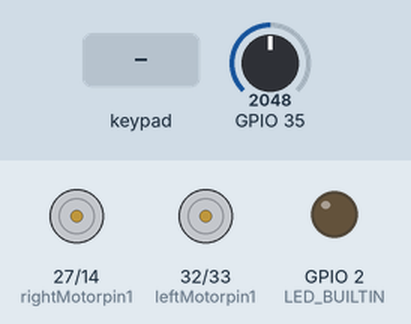
Simulated run of this sketch. Board: ESP32. Parts: motor-driver pin pairs drawn as motors (green arrow = first pin HIGH = forward, orange = second pin HIGH = backward, longer = more drive), output pins drawn as LEDs (lit = HIGH). The test bench sets the inputs (shaded band); at power-on: GPIO 35 = 2048.

Above: at 1.2 s.
1.3 s: GPIO 35 set to 1609
2.8 s: GPIO 35 set to 1477
At 3.9 s:
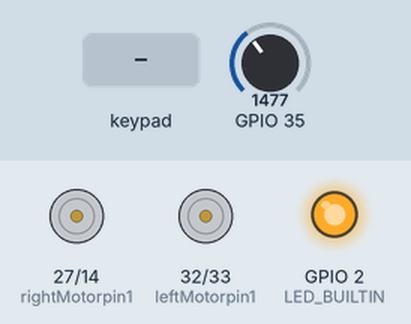
4.3 s: key 'X' pressed
At 4.5 s:
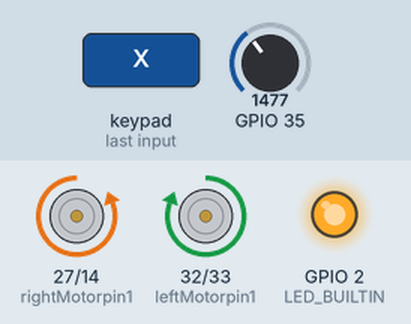
6.2 s: key 'T' pressed
At 6.4 s:
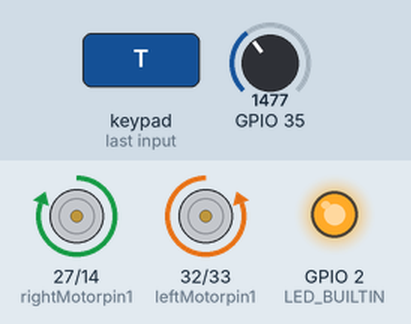
8.1 s: GPIO 35 set to 2047
At 9.1 s:
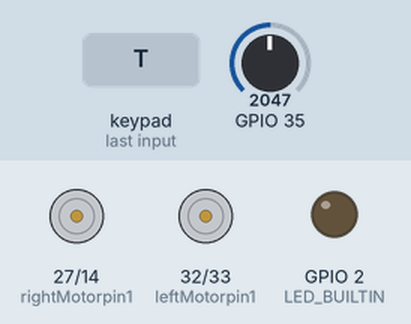
9.6 s: key 'X' pressed
At 9.8 s:
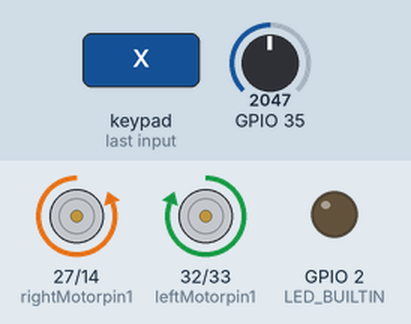
Timing chart, 0 to 12.5 s (numbered marks = the images above; inputs shaded):
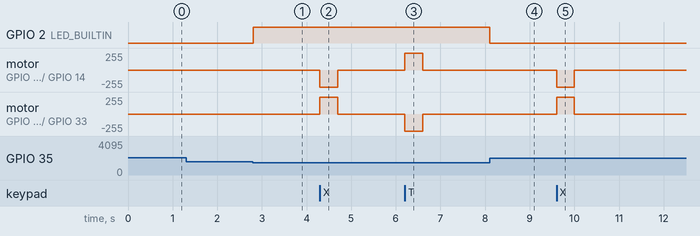

The sketch:

Gamepad_BUGBOT.ino
```cpp
/*
   Gamepad module provides three different mode namely Digital, JoyStick and Accerleometer.

   You can reduce the size of library compiled by enabling only those modules that you want to
   use. For this first define CUSTOM_SETTINGS followed by defining INCLUDE_modulename.

   Explore more on: https://thestempedia.com/docs/dabble/game-pad-module/
*/
#define CUSTOM_SETTINGS
#define INCLUDE_GAMEPAD_MODULE
#include <DabbleESP32.h>

// the number of the LED pin
const int leftMotorpin1 =  32;
const int leftMotorpin2 =  33;
const int rightMotorpin1 = 27;
const int rightMotorpin2 = 14;

// setting PWM properties
const int freq = 5000;
const int leftMotorChanel1 = 0;
const int leftMotorChanel2 = 1;

const int rightMotorChanel1 = 2;
const int rightMotorChanel2 = 3;
const int resolution = 8;


void setLeftMotorPWM(int dutyCycle,int direction){
  if (direction == 1){
    ledcWrite(leftMotorChanel1, dutyCycle);
    ledcWrite(leftMotorChanel2, 0);
  }
  if (direction == -1){
    ledcWrite(leftMotorChanel1, 0);
    ledcWrite(leftMotorChanel2, dutyCycle);
  }
}
void setRightMotorPWM(int dutyCycle, int direction){
  if (direction == 1){
    ledcWrite(rightMotorChanel1, 0);
    ledcWrite(rightMotorChanel2, dutyCycle);
  }
  if (direction == -1){
    ledcWrite(rightMotorChanel1, dutyCycle);
    ledcWrite(rightMotorChanel2, 0);
  }

}

  int leftDuty = 0;
  int rightDuty = 0;

void setup() {

   // configure LED PWM functionalitites
  ledcSetup(leftMotorChanel1, freq, resolution);
  ledcSetup(leftMotorChanel2, freq, resolution);
  ledcSetup(rightMotorChanel1, freq, resolution);
  ledcSetup(rightMotorChanel2, freq, resolution);

  // attach the channel to the GPIO to be controlled
  ledcAttachPin(leftMotorpin1,  leftMotorChanel1);
  ledcAttachPin(leftMotorpin2,  leftMotorChanel2);
  ledcAttachPin(rightMotorpin1, rightMotorChanel1);
  ledcAttachPin(rightMotorpin2, rightMotorChanel2);

  pinMode(LED_BUILTIN, OUTPUT);
  digitalWrite(LED_BUILTIN, LOW);

  // put your setup code here, to run once:
  Serial.begin(115200);          // make sure your Serial Monitor is also set at this baud rate.
  Dabble.begin("kuuga");  //set bluetooth name of your device


}

void loop() {

  if (int(analogRead(35)*200/4095) < 75 ) {
    digitalWrite(LED_BUILTIN, HIGH);
  }
  else{
    digitalWrite(LED_BUILTIN, LOW);
  }

  //Serial.println(int(analogRead(35)*200/4095));
  Dabble.processInput();  //this function is used to refresh data obtained from smartphone.Hence calling this function is mandatory in order to get data properly from your mobile.

  float c = GamePad.getXaxisData();

  leftDuty = map(c,-7,0,0,255);
  leftDuty =constrain(leftDuty, 0, 255);

  rightDuty =  map(c,6,0,0,255);
  rightDuty =constrain(rightDuty, 0, 255);
  //Serial.println(leftDuty);
  //Serial.println(rightDuty);
  Serial.println();


  if (GamePad.isCrossPressed()){
    //Serial.print("Cross");
    setLeftMotorPWM(leftDuty,1);
    setRightMotorPWM(rightDuty,1);
  }
  else if (GamePad.isTrianglePressed()){
    //Serial.print("Triangle");
    setLeftMotorPWM(leftDuty,-1);
    setRightMotorPWM(rightDuty,-1);
  }
  else{
    setLeftMotorPWM(0,1);
    setRightMotorPWM(0,1);
  }

  //float d = GamePad.getYaxisData();
  //Serial.print("y_axis: ");
  //Serial.println(d);
  //Serial.println();

}
```

Measured:
- the behaviour switches between 1536 and 1535 on GPIO 35 (found by bisection; images 0 and 1)
- after the input at 1.3 s, every drawn part: stays the same
- after the input at 2.8 s, GPIO 2 (LED_BUILTIN): LOW → HIGH at once
- after the input at 4.3 s, motor on GPIO 27 (rightMotorpin1) / GPIO 14 (rightMotorpin2): stopped → backward 255/255 at once, → stopped 0.40 s later; motor on GPIO 32 (leftMotorpin1) / GPIO 33 (leftMotorpin2): stopped → forward 255/255 at once, → stopped 0.40 s later
- after the input at 6.2 s, motor on GPIO 27 (rightMotorpin1) / GPIO 14 (rightMotorpin2): stopped → forward 255/255 at once, → stopped 0.40 s later; motor on GPIO 32 (leftMotorpin1) / GPIO 33 (leftMotorpin2): stopped → backward 255/255 at once, → stopped 0.40 s later
- after the input at 8.1 s, GPIO 2 (LED_BUILTIN): HIGH → LOW at once
- after the input at 9.6 s, motor on GPIO 27 (rightMotorpin1) / GPIO 14 (rightMotorpin2): stopped → backward 255/255 at once, → stopped 0.40 s later; motor on GPIO 32 (leftMotorpin1) / GPIO 33 (leftMotorpin2): stopped → forward 255/255 at once, → stopped 0.40 s later
